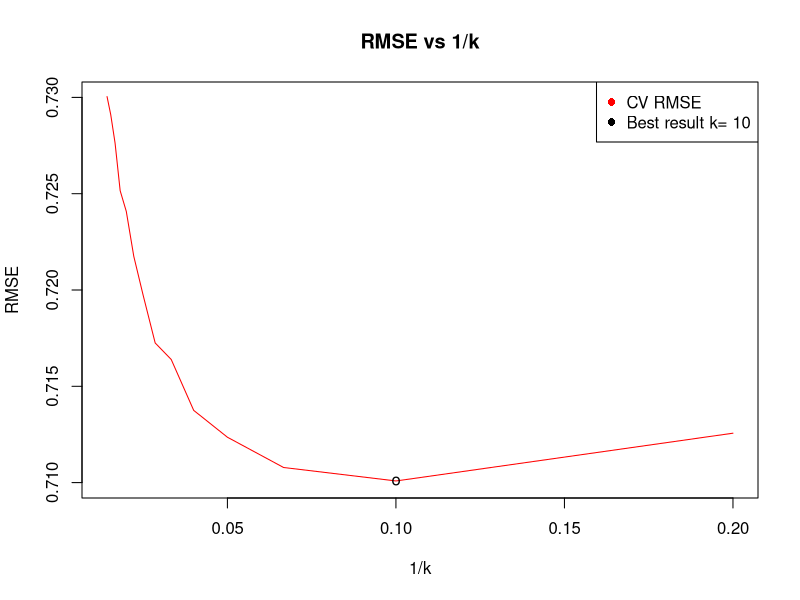
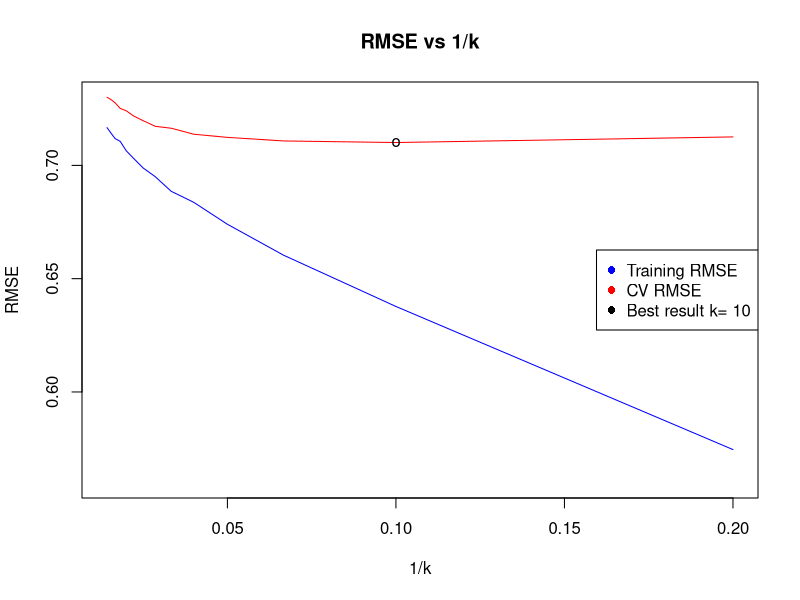

These figures' R source, in order:
## ---- chunk 1
# Clear workspace, install library & import data
library("caret")
library("Metrics")
set.seed(1234)

rm(list = ls())

data.trn <- read.csv("wineq_train.csv", stringsAsFactors=F)
## ---- chunk 2
str(data.trn)
## ---- chunk 3
## Calculate RMSE for different values of k
ctrl <- trainControl(method="cv", number=10) #10 fold cross validation

K <- seq(5, 70, by=5)

model <- train(quality ~ .,
               method = "knn",
               trControl = ctrl,
               preProcess = c("center","scale"),
               tuneGrid = data.frame(k=K),
               data = data.trn)

#print(model)
#plot(model)

train_rmse <- rep(NA, length(K))
i <- 1
for (k in K){
  modelCV <- train(quality ~ .,
                 method = "knn",
                 trControl = ctrl,
                 preProcess = c("center","scale"),
                 tuneGrid = data.frame(k=k),
                 data = data.trn)
  predictions_train <- predict(modelCV, newdata = data.trn)
  train_rmse[i] <- rmse(data.trn$quality, predictions_train)
  i <- i + 1
}
## ---- chunk 4
## Plot RMSE vs 1/k
plot(1/model$results$k, model$results$RMSE, type = "l", xlab = "1/k", ylab = "RMSE", main = "RMSE vs 1/k", col="red", ylim=c(0.71,0.73))

best_k = model$bestTune$k
index = which.min(model$results$RMSE)
points(1/best_k, model$results$RMSE[index], pch = "o", col = "black")
legend("topright", legend = c("CV RMSE", paste("Best result k=", best_k)), col = c("red", "black"), pch = 16)
## ---- chunk 5
## Plot RMSE vs 1/k
plot(1/model$results$k, model$results$RMSE, type = "l", xlab = "1/k", ylab = "RMSE", main = "RMSE vs 1/k", col="red", ylim=c(0.56,0.73))
points(1/K, train_rmse, type = "l", pch = 16, col = "blue")

best_k = model$bestTune$k
index = which.min(model$results$RMSE)
points(1/best_k, model$results$RMSE[index], pch = "o", col = "black")
legend("right", legend = c("Training RMSE", "CV RMSE", paste("Best result k=", best_k)), col = c("blue", "red", "black"), pch = 16)
